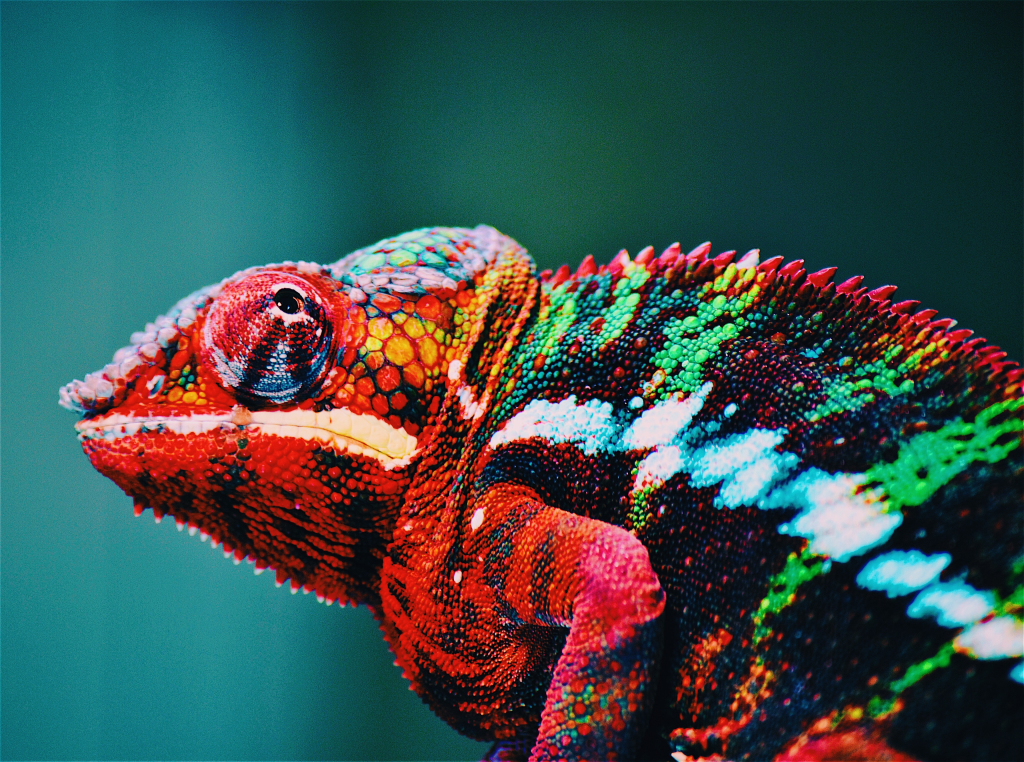
#> input picture manipulando_img/image/camaleao.jpg, 4096 x 3047 px (shown at 1/4 size)
$ python bordas.py
#> lines starting #> are read from the running program, lines starting #| are printed output that depends on the picture; after the words box and inside, x2 and y2 are one past the last pixel; in counts of white or black regions, pixels touching at a corner belong together
import cv2
import numpy as np

# Carregar e redimensiona a imagem
image_path = 'image/camaleao.jpg'
image = cv2.imread(image_path, cv2.IMREAD_GRAYSCALE)
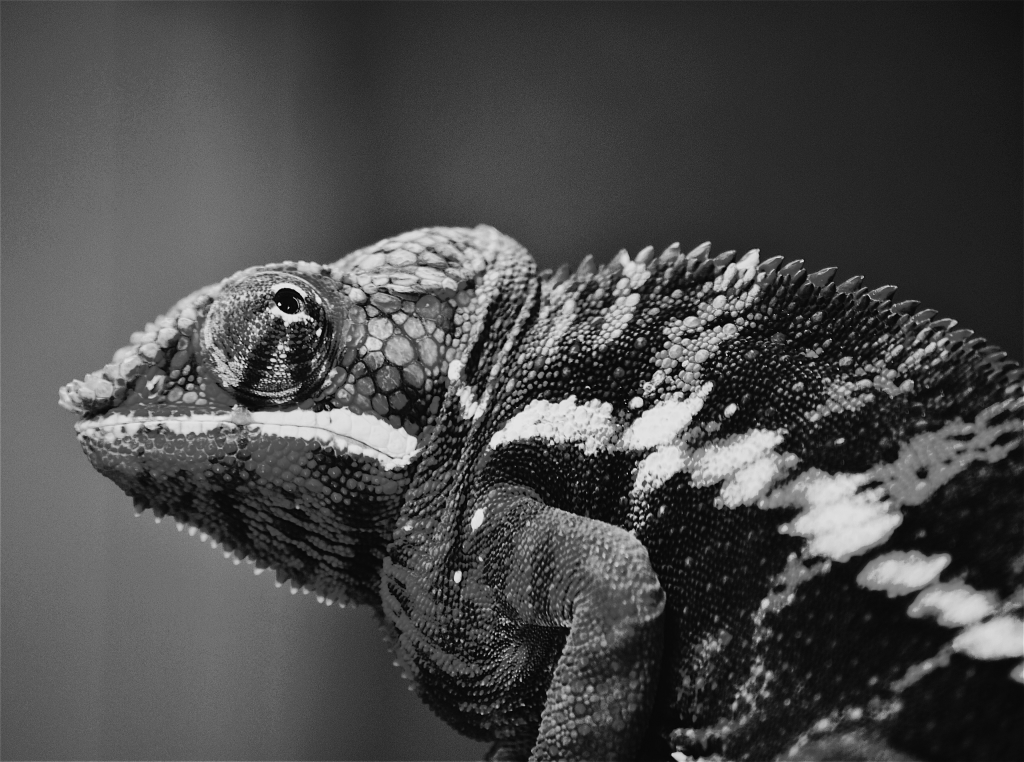
#> image: shape (3047, 4096) (shown at 1/4 size); min 0, max 250, mean 73.6
image = cv2.resize(image,(0,0), fx=0.3, fy=0.3)
#> image: shape (914, 1229)

if image is not None:
    # Aplica o operador Canny para detecção de bordas
    edges = cv2.Canny(image, threshold1=100, threshold2=200)
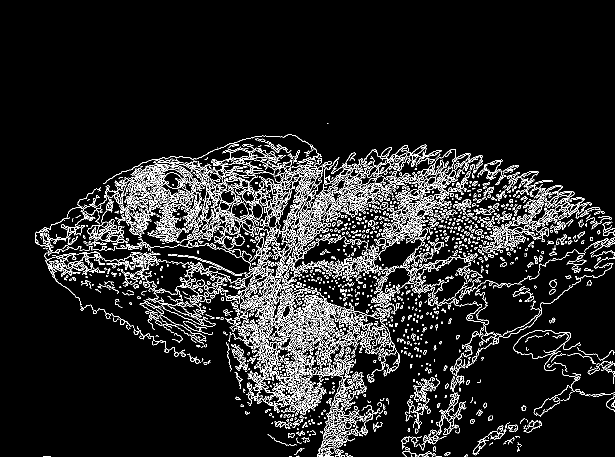
#> edges: shape (914, 1229) (shown at 1/2 size); 8.7% white in thin lines or dots, all inside (x1, y1, x2, y2) = (70, 246, 1229, 914)

    # Encontra os contornos na imagem
    contours, _ = cv2.findContours(edges, cv2.RETR_EXTERNAL, cv2.CHAIN_APPROX_SIMPLE)
#> contours = 2986 contours, 2527 with area under 20; largest, box (x1, y1, x2, y2) and area: (789, 298, 941, 528) 2478, (450, 319, 604, 586) 1430, (584, 374, 675, 514) 1371, (287, 319, 390, 405) 1186, (502, 268, 644, 444) 916

    # Cria uma cópia da imagem original para desenhar os contornos
    image_with_contours = cv2.cvtColor(image, cv2.COLOR_GRAY2BGR)

    # Desenha os contornos encontrados na imagem
    cv2.drawContours(image_with_contours, contours, -1, (0, 255, 0), 2)
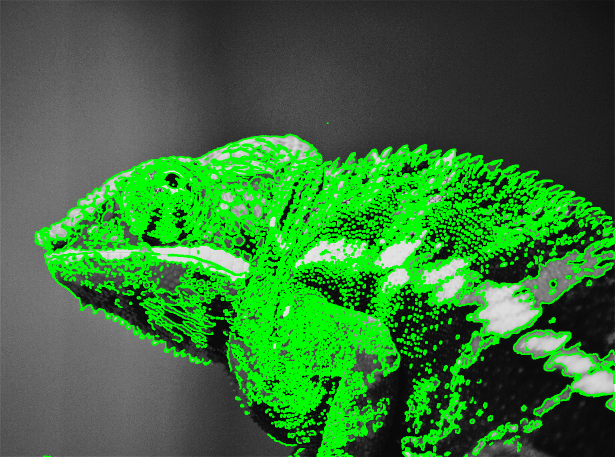
#> image_with_contours: shape (914, 1229, 3) (shown at 1/2 size); mean B, G, R 52.8, 113.9, 52.8

    # Exibe as imagens em janelas separadas
    cv2.imshow('Imagem Original', image)
    cv2.waitKey(2000)
    cv2.imshow('Contornos Destacados', image_with_contours)
    cv2.waitKey(2000)
    cv2.imshow('Bordas Detectadas', edges)
    cv2.waitKey(2000)

    # Espera para fechar as janelas
    cv2.destroyAllWindows()
else:
    print('Erro ao carregar a imagem.')

$ run again, with manipulando_img/image/criancas.jpg copied over manipulando_img/image/camaleao.jpg
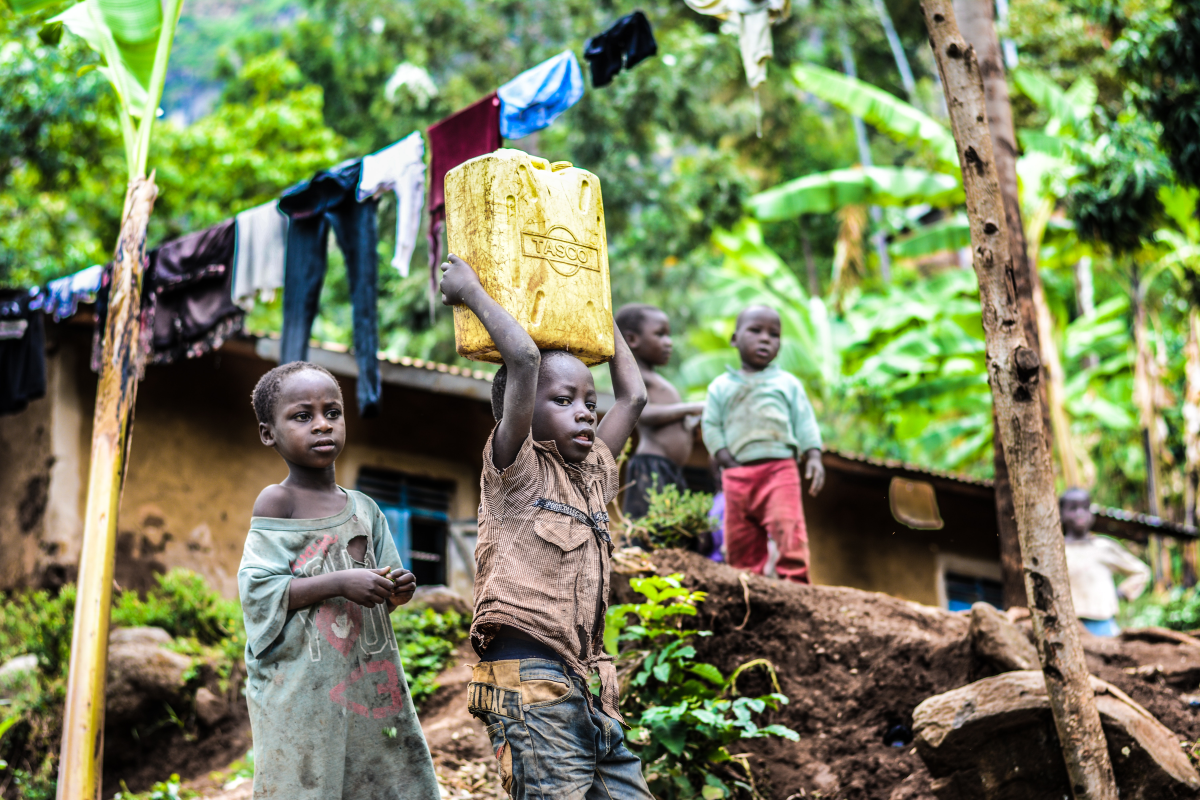
#> input picture manipulando_img/image/criancas.jpg, 6000 x 4000 px (shown at 1/5 size)
#> `edges = cv2.Canny(image, threshold1=100, threshold2=200)`:
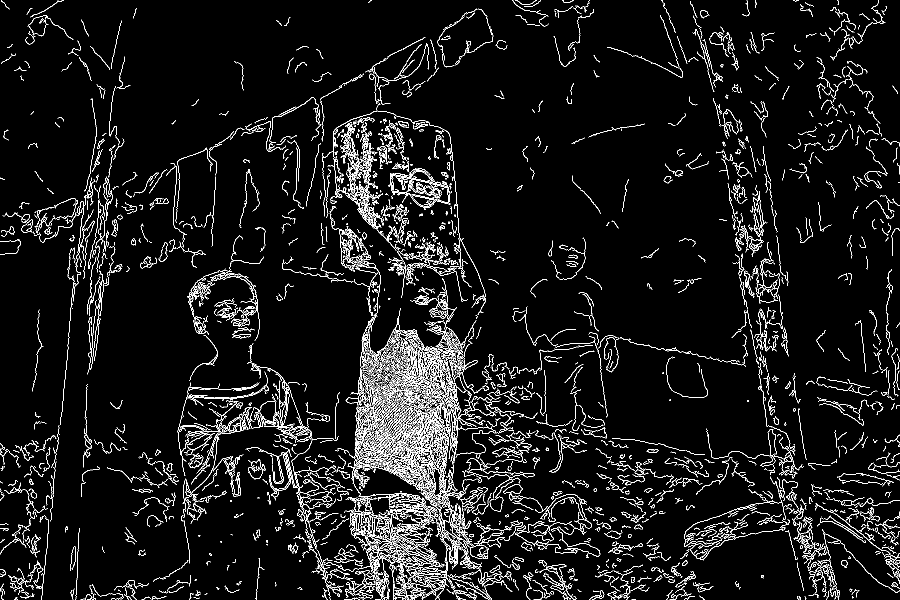
#> edges: shape (1200, 1800) (shown at 1/2 size); 6.1% white in thin lines or dots
#> contours = 3963 contours, 3616 with area under 20; largest, box (x1, y1, x2, y2) and area: (800, 779, 888, 924) 1572, (797, 617, 935, 792) 1150, (702, 881, 883, 1033) 1110, (833, 914, 872, 990) 837, (497, 918, 531, 960) 744
#> `cv2.drawContours(image_with_contours, contours, -1, (0, 255, 0), 2)`:
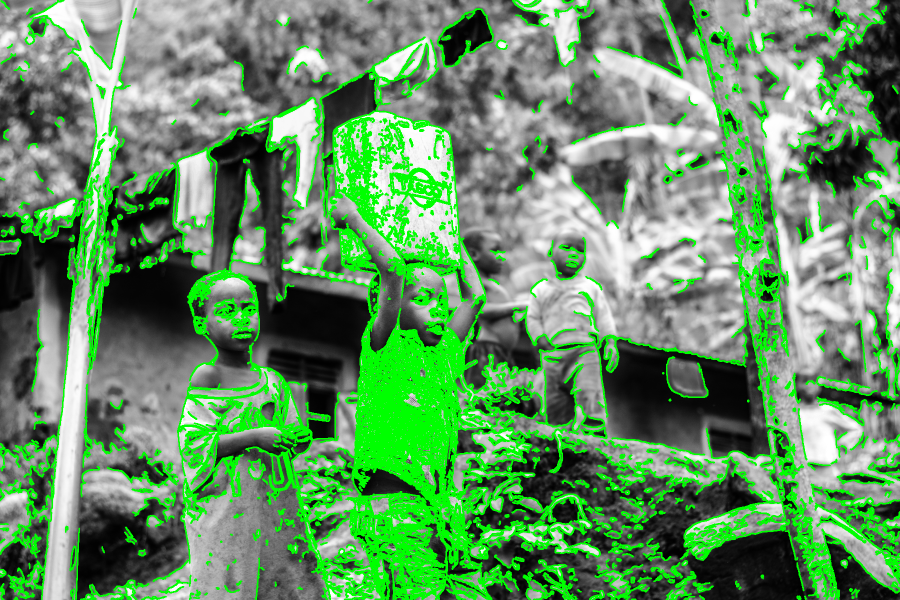
#> image_with_contours: shape (1200, 1800, 3) (shown at 1/2 size); mean B, G, R 99.9, 146.2, 99.9
